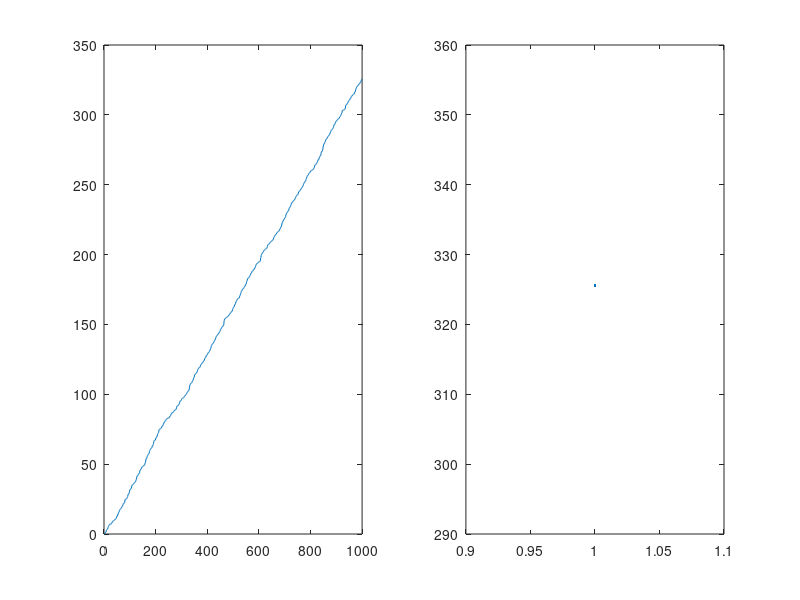

Source code (MATLAB): (Note: this script raises an error after producing the figure.)
clear; clc;

% 泊松分布参数
phi = 3; 

% 模拟订单到达次数
num = 1000;

% 记录订单到达时间
arrival_time = zeros(1,num); 

% 初始化第一个订单到达时间
arrival_time(1) = 0;

% 模拟订单到达
for i = 2:num
  
   % 生成随机数服从指数分布
   random_time = -log(rand)/phi;  
   
   % 计算下一个订单到达时间
   arrival_time(i) = arrival_time(i-1) + random_time;
   
end

% 输出订单到达时间序列
arrival_time

subplot(1,2,1); plot(arrival_time)

subplot(1,2,2); plot(arrival_time(i-1))

%%
syms x
t =x^3 + x^2
f=@(x)t
fplot(t)


